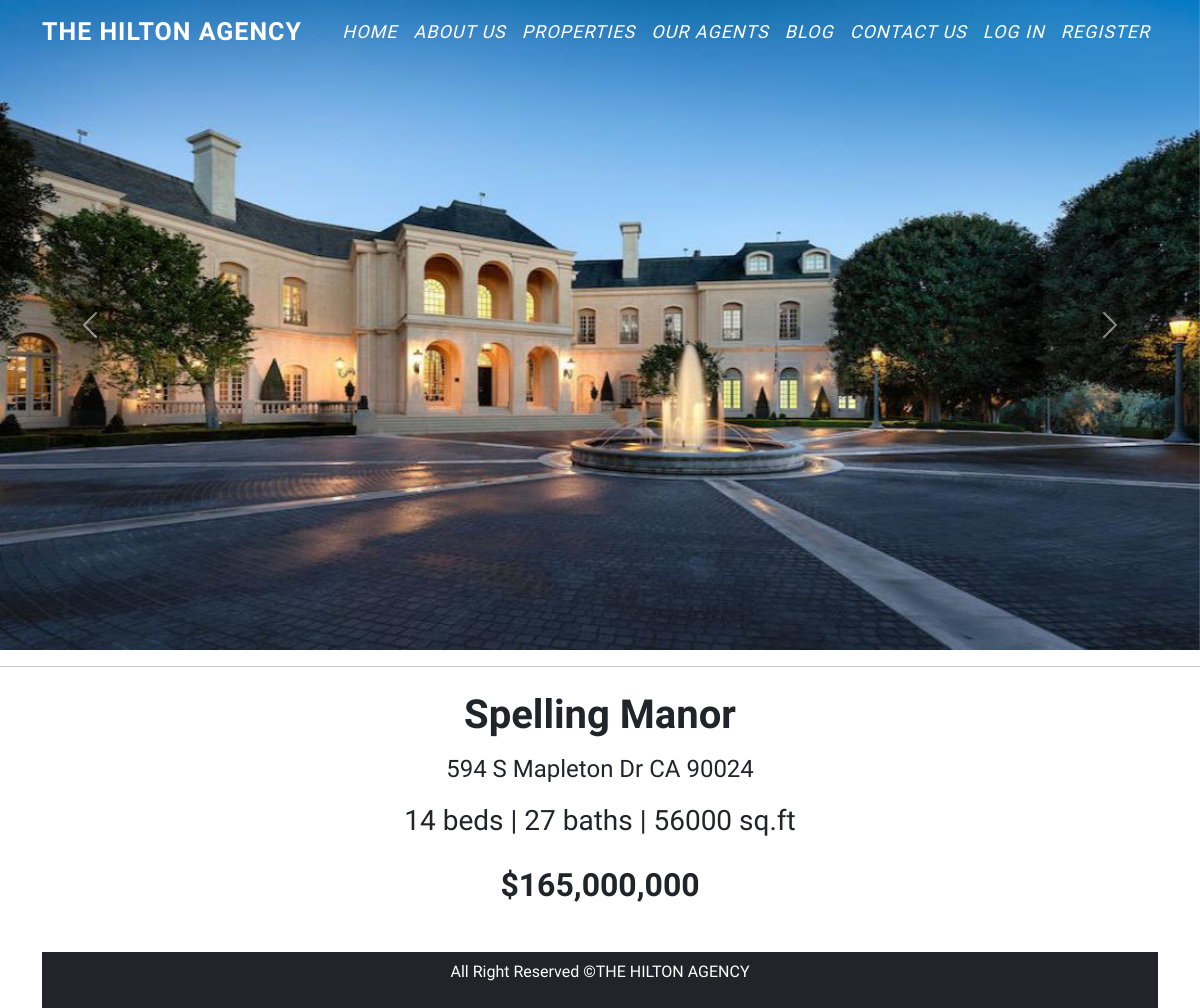
Screenshot of /properties-read-more.php?id=2 with the database file from the repository.
### tables this page shows
CREATE TABLE `property_article` (
  `id` int(11) NOT NULL,
  `image` varchar(50) DEFAULT NULL,
  `image2` varchar(50) DEFAULT NULL,
  `image3` varchar(50) DEFAULT NULL,
  `image4` varchar(50) DEFAULT NULL,
  `image5` varchar(50) DEFAULT NULL
);

CREATE TABLE `property_description` (
  `id` int(11) NOT NULL,
  `name` varchar(50) DEFAULT NULL,
  `location` varchar(50) DEFAULT NULL,
  `address` varchar(50) DEFAULT NULL,
  `beds` int(11) DEFAULT NULL,
  `baths` int(11) DEFAULT NULL,
  `size` int(11) DEFAULT NULL,
  `price` varchar(50) DEFAULT NULL,
  `description` longtext DEFAULT NULL
);

### properties-read-more.php (the view, shortened to what this page needs)
<!DOCTYPE html>
<html lang="en">
<head>
	<link href="https://cdn.jsdelivr.net/npm/bootstrap@5.2.0-beta1/dist/css/bootstrap.min.css" rel="stylesheet">
  <link rel="stylesheet" href="css/property_article1.css?<?php echo time();?>">
</head>
<body>
  <nav class="navbar navbar-expand-lg navbar-light fixed-top">
  <div class="container">
    <a class="navbar-brand" href="home.php"><b>THE HILTON AGENCY</b></a>
    <div class="collapse navbar-collapse" id="navbarSupportedContent">
    <ul class="navbar-nav ms-auto mb-2 mb-lg-0">
    <li class="nav-item">
            <a class="nav-link" href="home.php">Home</a>
          </li>
          <li class="nav-item">
            <a class="nav-link" href="aboutus.php">About us</a>
          </li>
          <li class="nav-item">
            <a class="nav-link" href="index.php">Properties</a>
          </li>
          <li class="nav-item">
            <a class="nav-link" href="agents.php">Our Agents</a>
          </li>
          <li class="nav-item">
            <a class="nav-link" href="blogpage.php">Blog</a>
          </li>
          <li class="nav-item">
            <a class="nav-link" href="contact_form.php">Contact us</a>
          </li>
          <?php
            if(isset($_SESSION['username'])) {
                echo '<li class="nav-item">
                        <a class="nav-link" href="#">'. $_SESSION['username'] .'</a>
                      </li>
                      <li class="nav-item">
                        <a class="nav-link" href="logout.php">Logout</a>
                      </li>';
            } else {
                echo '<li class="nav-item">
                        <a class="nav-link" href="login.php">Log In</a>
                      </li>
                      <li class="nav-item">
                        <a class="nav-link" href="register.php">Register</a>
                      </li>';
            }
          ?>
    </ul>
    </div>
  </div>
  </nav>
  <div id="carouselExampleControls" class="carousel slide" data-bs-ride="carousel">
    <div class="carousel-inner">
    <?php
      $propertyID = $_GET['id'];
      $servername = "localhost";
      $username = "root";
      $password = "";
      $dbname = "hiltonagency";
      $conn = new mysqli($servername, $username, $password, $dbname);
      $sql = "SELECT * FROM property_article WHERE id=$propertyID";
      $result = $conn->query($sql);
      if ($result->num_rows > 0) {
        while($row = $result->fetch_assoc()) {
            echo '<div class="carousel-item active">
                    <img src="'. $row['image'] .'" class="d-block w-100" alt="...">
                  </div>
                  <div class="carousel-item">
                    <img src="'. $row['image2'] .'" class="d-block w-100" alt="...">
                  </div>
                  <div class="carousel-item">
                    <img src="'. $row['image3'] .'" class="d-block w-100" alt="...">
                  </div>
                  <div class="carousel-item">
                    <img src="'. $row['image4'] .'" class="d-block w-100" alt="...">
                  </div>
                  <div class="carousel-item">
                    <img src="'. $row['image5'] .'" class="d-block w-100" alt="...">
                  </div>';
        }
      } else {
        echo "0 results";
      }
    ?>
    </div>
    <button class="carousel-control-prev" type="button" data-bs-target="#carouselExampleControls" data-bs-slide="prev">
      <span class="carousel-control-prev-icon" aria-hidden="true"></span>
    </button>
    <button class="carousel-control-next" type="button" data-bs-target="#carouselExampleControls" data-bs-slide="next">
      <span class="carousel-control-next-icon" aria-hidden="true"></span>
    </button>
  </div>
  <hr>
  <div class="container mt-4">
    <div class="row">
      <div class="col-lg-12">
    <article>
      <header class="mb-4">
        <?php
          $propertyID = $_GET['id'];
          $servername = "localhost";
          $username = "root";
          $password = "";
          $dbname = "hiltonagency";
          $conn = new mysqli($servername, $username, $password, $dbname);
          $sql = "SELECT * FROM property_description WHERE id=$propertyID";
          $result = $conn->query($sql);
          if ($result->num_rows > 0) {
            while($row = $result->fetch_assoc()) {
              echo '<h1 class="fw-bolder mb-3 text-center">'. $row["name"] .'</h1>
              <h4 class="mb-3 text-center">'. $row["address"] .' </h4>
              <p class="fs-3 mb-4 text-center">' . $row["beds"] . ' beds <span>|</span> ' . $row["baths"] . ' baths <span>|</span> ' . $row["size"] . ' sq.ft</p>
              <h2 class="fw-bold text-center">$'. $row["price"] . '</p>
              </header>
              <section class="mb-5">
              '.$row["description"].'
              </section>';
            }
          } else {
            echo "0 results";
          }
        ?>
  </article>
  <footer class="bg-dark p-2 text-center">
      <div class="container">
          <p class="text-white">All Right Reserved &copy;THE HILTON AGENCY</p>
      </div>
  </footer>
</body>
</html>

### css/property_article1.css (style rules this page uses)
* { font-family: 'Raleway', sans-serif; }
body { background-color: white; }
.navbar-nav a { font-size: 18px; font-style: italic; text-transform: uppercase; font-weight: 500; color: white; }
.navbar-brand { color: white; font-size: 25px; }
.navbar-light { color: black; font-size: 25px; text-transform: uppercase; font-weight: 700; letter-spacing: 1px; }
img { height: 650px; }

### rows the page displays
property_article: image (picture)
property_description: name "Spelling Manor", address "594 S Mapleton Dr CA 90024", beds "14", baths "27", size "56000", price "165,000,000"
